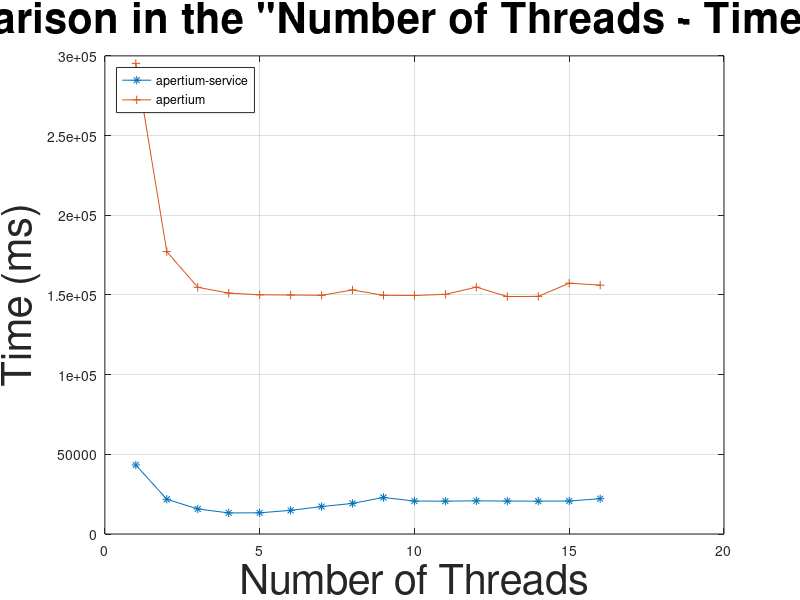

Write MATLAB code to recreate this figure. (Note: this script raises an error after producing the figure.)
as = [43291 21818 15715 13220 13286 14837 17211 19199 22941 20665 20615 20810 20670 20605 20697 22161];
a = [295303 177203 154783 151162 150089 149960 149781 153124 149776 149647 150371 154888 149003 149097 157362 156152];

x = [1 2 3 4 5 6 7 8 9 10 11 12 13 14 15 16];

plot(x, as, "-*;apertium-service;", 
	x, a, "-+;apertium;");

title ('Comparison in the "Number of Threads - Time" space', "fontsize", 30);
xlabel ("Number of Threads", "fontsize", 30);
ylabel ("Time (ms)", "fontsize", 30);
legend ("location", "northwest");
legend ("boxon");
grid ("on");
# ylim ([0, 350]);

print compmt.png -dpng -mono -solid -F:30;

replot;
